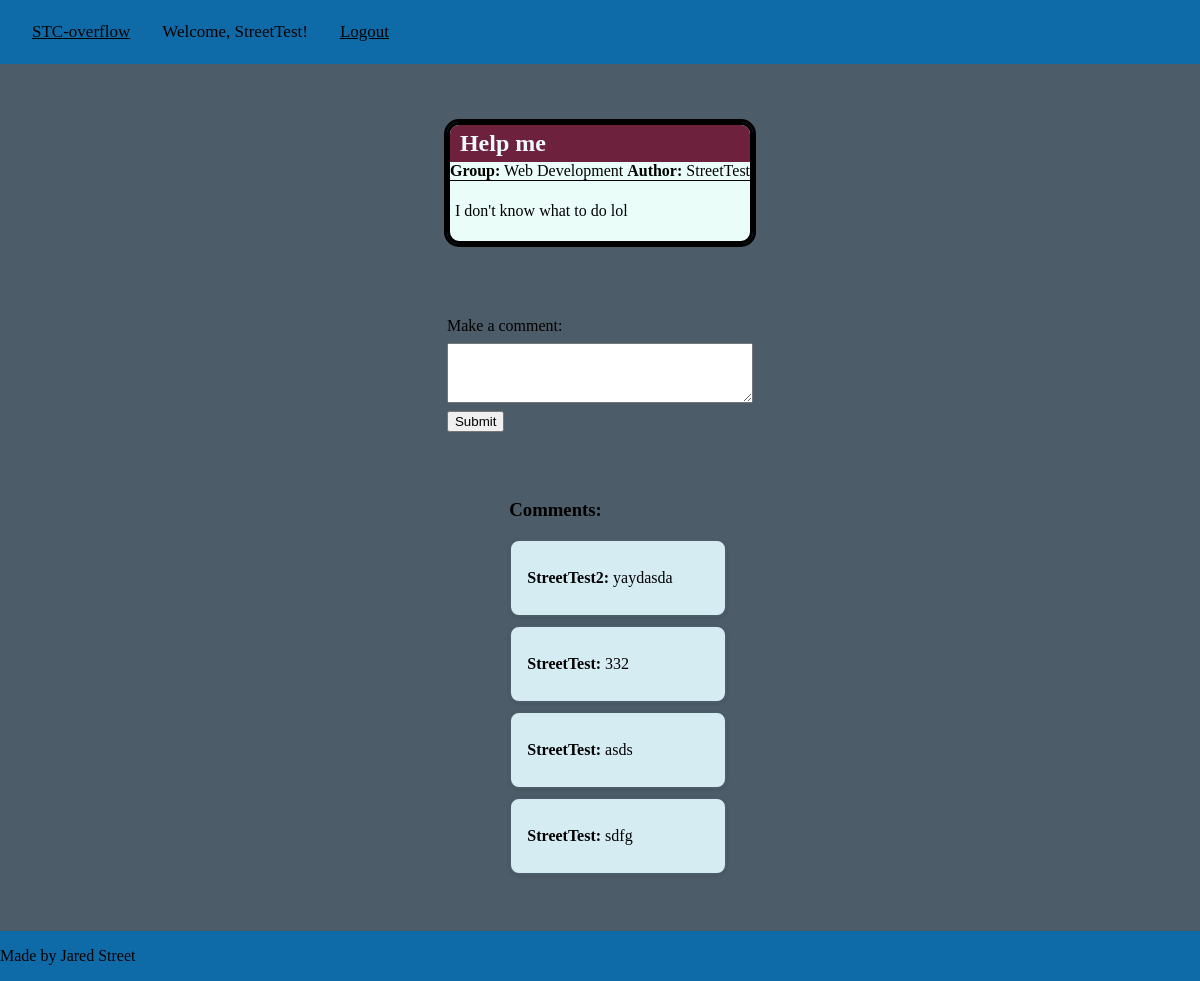
Screenshot of /STC-overflow/index.php?action=view_post&id=1 (signed in) with the database file from the repository.
### tables this page shows
CREATE TABLE IF NOT EXISTS `posts` (
  `id` int NOT NULL AUTO_INCREMENT,
  `user_id` int NOT NULL,
  `forum_group` varchar(255) NOT NULL,
  `title` varchar(255) NOT NULL,
  `content` text NOT NULL,
  `created_at` timestamp NULL DEFAULT CURRENT_TIMESTAMP,
  PRIMARY KEY (`id`),
  KEY `user_id` (`user_id`)
);

CREATE TABLE IF NOT EXISTS `users` (
  `id` int NOT NULL AUTO_INCREMENT,
  `username` varchar(50) NOT NULL,
  `email` varchar(191) NOT NULL,
  `password` varchar(255) NOT NULL,
  `created_at` timestamp NULL DEFAULT CURRENT_TIMESTAMP,
  `remember_token` varchar(255) DEFAULT NULL,
  PRIMARY KEY (`id`),
  UNIQUE KEY `username` (`username`),
  UNIQUE KEY `email` (`email`)
);

CREATE TABLE IF NOT EXISTS `comments` (
  `id` int NOT NULL AUTO_INCREMENT,
  `post_id` int NOT NULL,
  `user_id` int NOT NULL,
  `content` text NOT NULL,
  `created_at` timestamp NULL DEFAULT CURRENT_TIMESTAMP,
  PRIMARY KEY (`id`),
  KEY `post_id` (`post_id`),
  KEY `user_id` (`user_id`)
);

### STC-overflow/controllers/PostViewController.php (called while the page is built, shortened)
<?php
require_once('model/postDb.php');
require_once('model/db.php');
require_once('model/commentDb.php');
$id = filter_input(INPUT_GET, 'id', FILTER_SANITIZE_NUMBER_INT);
$postModel = new Post();
$commentModel = new Comment();
$post = $postModel->getPostById($id, $db);
$comments = $commentModel->getCommentsByPost($id, $db);
require 'view/post.php';
?>

### STC-overflow/model/postDb.php (called while the page is built, shortened)
<?php
class Post {
    function getPostById($id, $db) {
        try {
            $stmt = $db->prepare("
                SELECT posts.id, posts.user_id, users.username, posts.forum_group, posts.title, posts.content
                FROM posts
                JOIN users ON posts.user_id = users.id
                WHERE posts.id = ?
            ");
            $stmt->execute([$id]);
            return $stmt->fetch(PDO::FETCH_ASSOC);
        } catch (PDOException $e) {
            error_log("DB error: " . $e->getMessage());
            return false;
        }
    }
}
?>

### STC-overflow/model/commentDb.php (called while the page is built, shortened)
<?php
class Comment {
    function getCommentsByPost($post_id, $db) {
        try {
            $stmt = $db->prepare("
                SELECT comments.content, comments.created_at, users.username
                FROM comments
                JOIN users ON comments.user_id = users.id
                WHERE comments.post_id = ?
                ORDER BY comments.created_at ASC
            ");
            $stmt->execute([$post_id]);
            return $stmt->fetchAll(PDO::FETCH_ASSOC);
        } catch (PDOException $e) {
            error_log("DB error: " . $e->getMessage());
            return false;
        }
    }
}
?>

### STC-overflow/view/post.php (the view, shortened to what this page needs)
<div class="page-content-vert">
    <div class="post-card">
        <h3 class="post-title"><?php echo htmlspecialchars($post['title']); ?></h3>
        <p class="post-info">
            <strong>Group:</strong> <?php echo htmlspecialchars($post['forum_group']); ?>
            <strong>Author:</strong> <?php echo htmlspecialchars($post['username']); ?>
        </p>
        <p class="post-content"><?php echo htmlspecialchars($post['content']); ?></p>
    </div>
    <form action="?action=submit_comment" method="POST" class="comment-form">
        <label for="content">Make a comment:</label>
        <textarea name="content" required></textarea>
        <input type="submit" value="Submit">
    </form>
    <div class="comment-container">
        <h3>Comments:</h3>
        <?php foreach ($comments as $comment): ?>
            <div class="comment">
                <p><strong><?= htmlspecialchars($comment['username']) ?>:</strong> <?= nl2br(htmlspecialchars($comment['content'])) ?></p>
            </div>
        <?php endforeach; ?>
    </div>
</div>

### STC-overflow/styles/styles.css (style rules this page uses)
html, body { height: 100%; margin: 0; display: flex; flex-direction: column; }
body { background-color: #4C5C68; }
.page-content-vert { margin: 2rem auto; display: flex; flex: 1; flex-direction: column; align-items: center; gap: 2rem; padding: 1rem; }
.post-card { border: 3px solid black; border-radius: 12px; overflow: hidden; background-color: #eafdf8; margin-bottom: 25px; max-width: 600px; margin-inline: auto; margin-top: 10px; }
.post-title { background-color: #6d213c; color: #f0f8ff; padding: 5px 10px; font-size: 1.5em; font-weight: bold; margin: 0; }
.post-content { padding: 5px; color: black; font-size: 1em; word-wrap: break-word; overflow-wrap: break-word; }
.post-info { padding: 0; margin: 0; border-bottom: 1px solid black; }
.post-card { display: block; outline: 3px solid black; }
.comment-form { display: flex; flex-direction: column; gap: 0.5rem; align-items: flex-start; width: 100%; max-width: 500px; margin: 1rem 0; }
.comment-form textarea { width: 100%; min-height: 60px; }
.comment { background-color: #d6ecf3; border: 2px solid #4c5c68; border-radius: 10px; padding: 0.75rem 1rem; margin: 0.5rem 0; width: 100%; max-width: 500px; box-shadow: 0 1px 3px rgba(0, 0, 0, 0.1); }

### rows the page displays
posts: title "Help me", forum_group "Web Development", user.username "StreetTest", content "I don't know what to do lol"
comments: user.username "StreetTest2", content "yaydasda"
comments: user.username "StreetTest", content "332"
comments: user.username "StreetTest", content "asds"
comments: user.username "StreetTest", content "sdfg"

### other values shown
$_SESSION['username'] "StreetTest"
